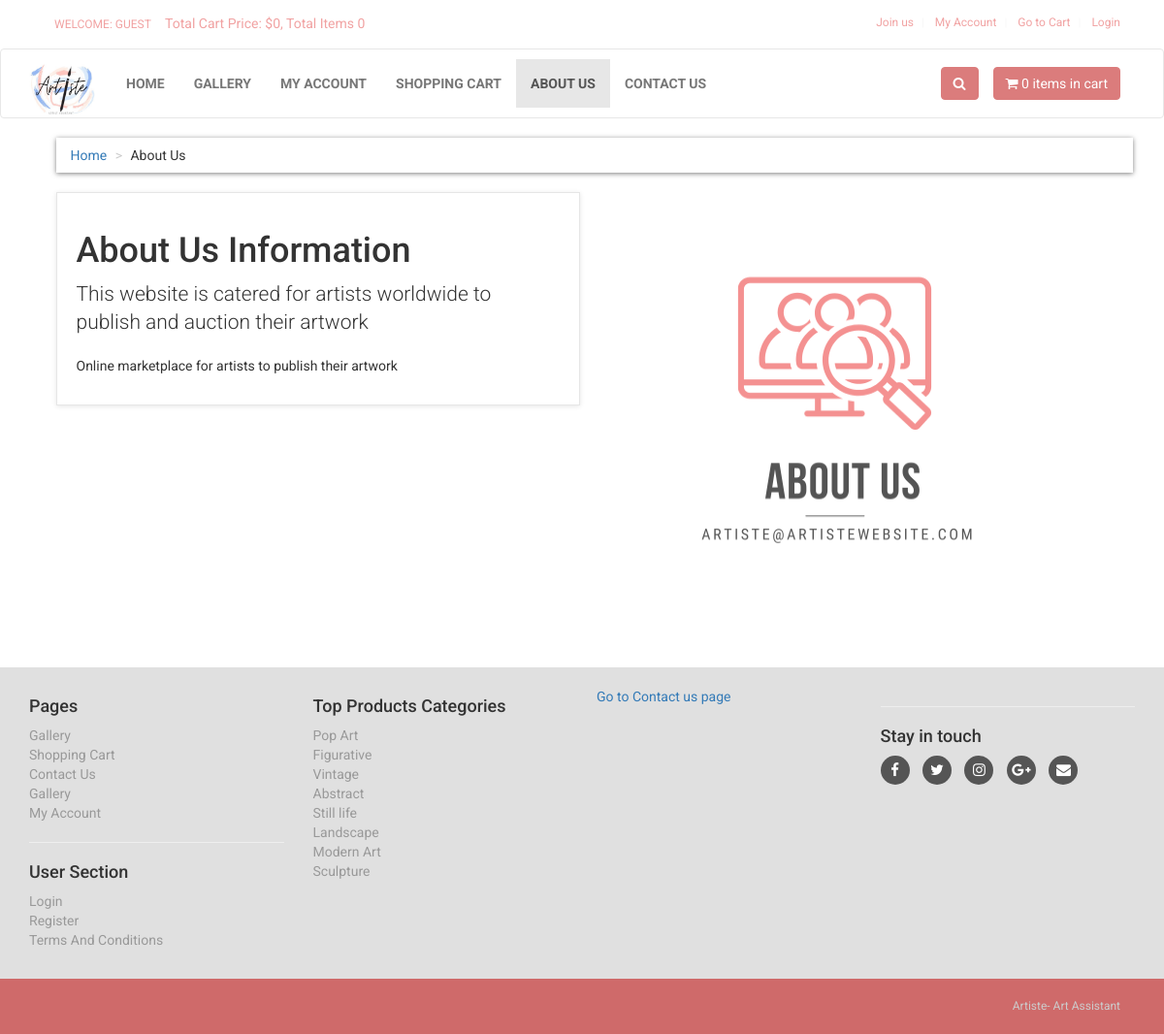
Page /about.php on the committed database.
### tables this page shows
CREATE TABLE `about_us` (
  `about_id` int(10) NOT NULL,
  `about_heading` text NOT NULL,
  `about_short_desc` text NOT NULL,
  `about_desc` text NOT NULL
);

CREATE TABLE `product_categories` (
  `p_cat_id` int(10) NOT NULL,
  `p_cat_title` text NOT NULL,
  `p_cat_top` text NOT NULL,
  `p_cat_image` text NOT NULL
);

### public_html/about.php (the view, shortened to what this page needs)
<?php
include("includes/db.php");
include("functions/functions.php");
?>
<!DOCTYPE html>
<html>
<head>
<link href="styles/bootstrap.min.css" rel="stylesheet">
<link href="styles/style.css" rel="stylesheet">
<link href="font-awesome/css/font-awesome.min.css" rel="stylesheet">
</head>
<body>
<div id="top">
<div class="container">
<div class="col-md-6 offer">
<a href="index.php" class="btn btn-link btn-sm" >
<?php
if(!isset($_SESSION['customer_email'])){
echo "Welcome: Guest";
}else{
echo "Welcome : " . $_SESSION['customer_email'] . "";
}
?>
</a>
<a href="#">
Total Cart Price: <?php total_price(); ?>, Total Items <?php items(); ?>
</a>
</div>
<div class="col-md-6">
<ul class="menu">
<?php if(!isset($_SESSION['customer_email'])){ ?>
<li>
<a href="customer_register.php"> Join us </a>
</li>
<?php
}else{
$customer_email = $_SESSION['customer_email'];
$select_customer = "select * from customers where customer_email='$customer_email'";
$run_customer = mysqli_query($con,$select_customer);
$row_customer = mysqli_fetch_array($run_customer);
$customer_role = $row_customer['customer_role'];
if($customer_role == "customer"){
?>
<li>
<a href="shop.php"> Gallery </a>
</li>
<?php }elseif($customer_role == "vendor"){ ?>
<li>
<a href="vendor_dashboard/index.php"> Artist Dashboard </a>
</li>
<?php } } ?>
<li>
<?php
if(!isset($_SESSION['customer_email'])){
echo "<a href='checkout.php' >My Account</a>";
}
else{
echo "<a href='customer/my_account.php?my_orders'>My Account</a>";
}
?>
</li>
<li>
<a href="cart.php">
Go to Cart
</a>
</li>
<li>
<?php
if(!isset($_SESSION['customer_email'])){
echo "<a href='checkout.php'> Login </a>";
}else {
echo "<a href='logout.php'> Logout </a>";
}
?>
</li>
</ul>
</div>
</div>
</div>
<div class="navbar navbar-default" id="navbar">
<div class="container" >
<div class="navbar-header">
<a class="navbar-brand home" href="index.php" >
<img src="images/logo.png" width="70" height="60" >
</a>
</div>
<div class="navbar-collapse collapse" id="navigation" >
<div class="padding-nav" >
<ul class="nav navbar-nav navbar-left">
<li>
<a href="index.php"> Home </a>
</li>
<li>
<a href="shop.php"> Gallery </a>
</li>
<li>
<?php
if(!isset($_SESSION['customer_email'])){
echo "<a href='checkout.php' >My Account</a>";
}
else{
echo "<a href='customer/my_account.php?my_orders'>My Account</a>";
}
?>
</li>
<li>
<a href="cart.php"> Shopping Cart </a>
</li>
<li class="active">
<a href="about.php"> About Us </a>
</li>
<li>
<a href="contact.php"> Contact Us </a>
</li>
</ul>
</div>
<a class="btn btn-primary navbar-btn right" href="cart.php">
<i class="fa fa-shopping-cart"></i>
<span> <?php items(); ?> items in cart </span>
</a>
<div class="navbar-collapse collapse right">
<button class="btn navbar-btn btn-primary" type="button" data-toggle="collapse" data-target="#search">
<i class="fa fa-search"></i>
</button>
</div>
</div>
</div>
</div>
<div id="content" >
<div class="container" >
<div class="col-md-12" >
<ul class="breadcrumb" >
<li>
<a href="index.php">Home</a>
</li>
<li>About Us</li>
</ul>
</div>
<div class="col-md-6" >
<div class="box" >
<?php
$get_about_us = "select * from about_us";
$run_about_us = mysqli_query($con,$get_about_us);
$row_about_us = mysqli_fetch_array($run_about_us);
$about_heading = $row_about_us['about_heading'];
$about_short_desc = $row_about_us['about_short_desc'];
$about_desc = $row_about_us['about_desc'];
?>
<h1> <?php echo $about_heading; ?> </h1>
<p class="lead"> <?php echo $about_short_desc; ?> </p>
<p> <?php echo $about_desc; ?> </p>
</div>
</div>
<img src="images/aboutus.png" width="500" height="490" >
</div>
</div>
<?php
include("includes/footer.php");
?>
</body>
</html>

### public_html/functions/functions.php (shortened to what this page needs)
<?php
function items(){
$count_items = 0;
echo $count_items;
}
function total_price(){
$total = 0;
echo "$" . $total;
}
?>

### public_html/includes/footer.php (shortened to what this page needs)
<?php
if(isset($include_page) and $include_page == "vendor_store"){
$store_back_url = "../";
}else{
$store_back_url = "";
}
?>
<div id="footer">
<div class="container">
<div class="row" >
<div class="col-md-3 col-sm-6" >
<h4>Pages</h4>
<ul>
<li><a href="<?php echo $store_back_url; ?>shop.php">Gallery</a></li>
<li><a href="<?php echo $store_back_url; ?>cart.php">Shopping Cart</a></li>
<li><a href="<?php echo $store_back_url; ?>contact.php">Contact Us</a></li>
<li><a href="<?php echo $store_back_url; ?>shop.php">Gallery</a></li>
<li>
<?php
if(!isset($_SESSION['customer_email'])){
echo "<a href='$store_back_url" . "checkout.php' >My Account</a>";
}
else{
echo "<a href='$store_back_url" . "customer/my_account.php?my_orders'>My Account</a>";
}
?>
</li>
</ul>
<hr>
<h4>User Section</h4>
<ul>
<li>
<?php
if(!isset($_SESSION['customer_email'])){
echo "<a href='$store_back_url" . "checkout.php' >Login</a>";
}
else{
echo "<a href='$store_back_url" . "customer/my_account.php?my_orders'>My Account</a>";
}
?>
</li>
<li><a href="<?php echo $store_back_url; ?>customer_register.php">Register</a></li>
<li><a href="<?php echo $store_back_url; ?>terms.php">Terms And Conditions </a></li>
</ul>
</div>
<div class="col-md-3 col-sm-6">
<h4> Top Products Categories </h4>
<ul>
<?php
$get_p_cats = "select * from product_categories";
$run_p_cats = mysqli_query($con,$get_p_cats);
while($row_p_cats = mysqli_fetch_array($run_p_cats)){
$p_cat_id = $row_p_cats['p_cat_id'];
$p_cat_title = $row_p_cats['p_cat_title'];
echo "<li> <a href='$store_back_url" . "shop.php?p_cat=$p_cat_id'> $p_cat_title </a> </li>";
}
?>
</ul>
</div>
<div class="col-md-3 col-sm-6">
<a href="<?php echo $store_back_url; ?>contact.php">Go to Contact us page</a>
</div>
<div class="col-md-3 col-sm-6">
<hr>
<h4> Stay in touch </h4>
<p class="social">
<a href="#"><i class="fa fa-facebook"></i></a>
<a href="#"><i class="fa fa-twitter"></i></a>
<a href="#"><i class="fa fa-instagram"></i></a>
<a href="#"><i class="fa fa-google-plus"></i></a>
<a href="#"><i class="fa fa-envelope"></i></a>
</p>
</div>
</div>
</div>
</div>
<div id="copyright">
<div class="container" >
<div class="col-md-6" >
</div>
<div class="col-md-6">
<p class="pull-right"> Artiste- Art Assistant </a> </p>
</div>
</div>
</div>

### public_html/styles/style.css (style rules this page uses)
body { font-family: "Roboto", Helvetica, Arial, sans-serif; font-size: 14px; line-height: 1.42857143; color: hsl #f1a2a2; background-color: #ffffff; overflow-x: hidden; }
#top { background: hsl #ffffff; padding: 10px 0; }
#top .offer { color: #f1a2a2; }
#top .offer .btn { text-transform: uppercase; }
#top a { color: #f1a2a2; }
#top ul.menu { padding-top: 5px; margin: 0; text-align: right; font-size: 12px; list-style: none; }
#top ul.menu > li { display: inline-block; }
#top ul.menu > li a { color: #f1a2a2; }
#top ul.menu > li + li:before { content: "|\00a0"; padding: 0 5px; color: #f7f7f7; }
.navbar { background:white; }
.navbar-collapse .right { float:right; }
.navbar-brand { float:left; padding: 10px 15px; font-size:18px; line-height:20px; height:70px; }
.navbar ul.nav > li > a { text-transform:uppercase; font-weight:bold; font-size:14px; }
.padding-nav { padding-top:10px; }
.btn-primary { color:rgb(255, 255, 255); background-color:rgb(219, 124, 124); border-color:rgb(219, 124, 124); }
.box { background: #fff; margin: 0 0 30px; border: solid 1px #e6e6e6; box-sizing: border-box; padding:20px; box-shadow: 0 1px 5px rgba(0, 0, 0, 0.1); }
#content { padding-left:25px; }
.breadcrumb { padding: 8px 15px; margin-bottom:20px; background-color: #ffffff; border-radius: 0; box-shadow: 0 1px 5px rgba(0, 0, 0, 0.5); }
.breadcrumb > li + li:before { content: ">\00a0"; color:#cccccc; }
#footer { background: #e0e0e0; padding: 20px 0; }
#footer ul { padding-left: 0; list-style: none; }
#footer ul a { color:#999999; padding: 20px 0; }
#footer .social { text-align: left; }
#footer .social a { margin: 0 10px 0 0; color: #fff; display: inline-block; width: 30px; height: 30px; border-radius: 15px; line-height: 30px; font-size: 15px; text-align: center; transition: all 0.2s ease-out; vertical-align: bottom; background-color:#555555; }
#copyright { background: #cf6a6a; color:#ccc; padding:20px 0; font-size:12px; }
#copyright p { margin: 0; }

### rows in the picture
about_us: about_heading "About Us Information", about_short_desc "This website is catered for artists worldwide to publish and auction their artwork", about_desc "Online marketplace for artists to publish their artwork"
product_categories: p_cat_title "Pop Art"
product_categories: p_cat_title "Figurative"
product_categories: p_cat_title "Vintage"
product_categories: p_cat_title "Abstract"
product_categories: p_cat_title "Still life"
product_categories: p_cat_title "Landscape"
product_categories: p_cat_title "Modern Art"
product_categories: p_cat_title "Sculpture"

### other values in the picture
$total "0"
$count_items "0 0"
